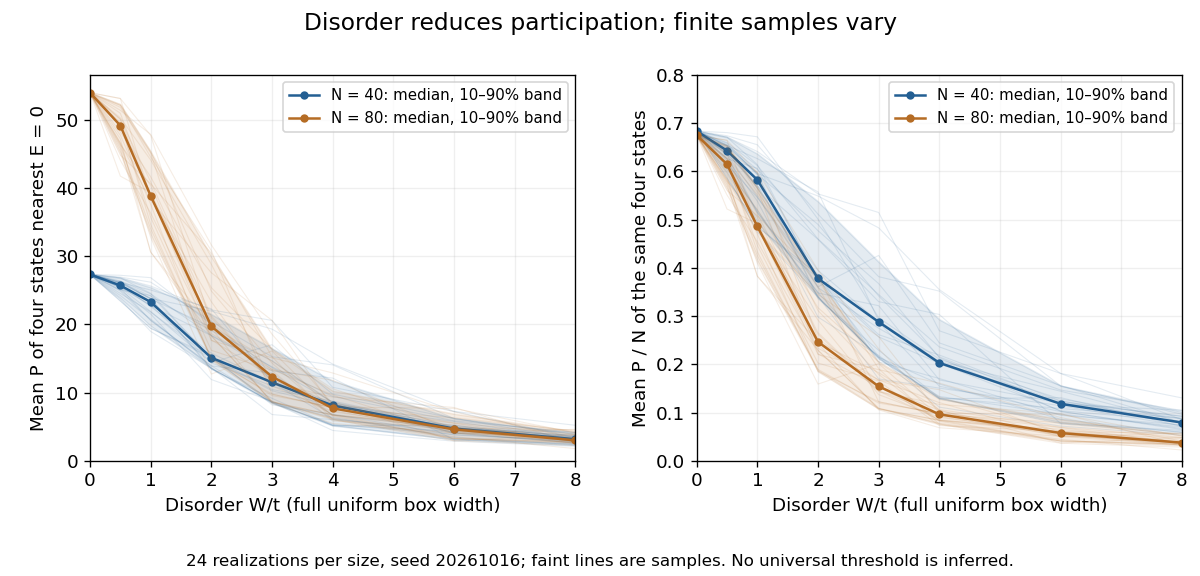

Reproduce this figure in Python.
"""Participation in finite open Anderson chains; no inferred critical disorder.

Python 3.14 / NumPy 2.3.5 / Matplotlib 3.10.7. Run from _media.
Each sample uses the four eigenstates nearest E=0; plotted samples are their
mean participation ratios, not pooled eigenstates. The same underlying
random potential is scaled across W within each realization and size.
"""
import argparse
import json
from pathlib import Path

import matplotlib.pyplot as plt
import numpy as np


def sample_participation(unit_potential, width):
    n = len(unit_potential)
    h = np.diag(width * unit_potential) - np.eye(n, k=1) - np.eye(n, k=-1)
    energy, vectors = np.linalg.eigh(h)
    np.testing.assert_allclose(np.sum(abs(vectors) ** 2, axis=0), 1, atol=2e-14, rtol=0)
    np.testing.assert_allclose(vectors.T @ vectors, np.eye(n), atol=2e-14, rtol=0)
    np.testing.assert_allclose(h @ vectors, vectors * energy, atol=2e-14, rtol=0)
    p = 1 / np.sum(abs(vectors) ** 4, axis=0)
    assert np.all(p >= 1 - 1e-12) and np.all(p <= n + 1e-12)
    return float(np.mean(p[np.argsort(abs(energy), kind='stable')[:4]]))


def main():
    parser = argparse.ArgumentParser(description=__doc__)
    parser.add_argument('--sizes', type=int, nargs='+', default=[40, 80])
    parser.add_argument('--realizations', type=int, default=24)
    parser.add_argument('--seed', type=int, default=20261016)
    args = parser.parse_args()
    if any(not 40 <= n <= 100 or n % 2 for n in args.sizes) or not 4 <= args.realizations <= 64:
        parser.error('sizes must be even in 40..100; realizations must be 4..64')
    widths = np.array([0, 0.5, 1, 2, 3, 4, 6, 8.0])
    plt.rcParams.update({'font.size': 11, 'figure.facecolor': 'white', 'axes.facecolor': 'white'})
    fig, axes = plt.subplots(1, 2, figsize=(10, 4.8))
    fig.suptitle('Disorder reduces participation; finite samples vary', fontsize=14)
    summaries = []
    for i, n in enumerate(args.sizes):
        rng = np.random.default_rng(np.random.SeedSequence([args.seed, n]))
        potentials = rng.uniform(-0.5, 0.5, (args.realizations, n))
        values = np.array([[sample_participation(v, w) for w in widths] for v in potentials])
        np.testing.assert_allclose(values[:, 0], 2 * (n + 1) / 3, atol=2e-12, rtol=0)
        low, mid, high = np.quantile(values, [0.1, 0.5, 0.9], axis=0)
        color = ['#235f93', '#b56c24', '#487542'][i % 3]
        for ax, scale in zip(axes, [1, n]):
            for row in values:
                ax.plot(widths, row / scale, color=color, alpha=0.12, lw=0.65)
            ax.fill_between(widths, low / scale, high / scale, color=color, alpha=0.12)
            ax.plot(widths, mid / scale, 'o-', color=color, label=f'N = {n}: median, 10–90% band', ms=4)
        summaries.append({'N': n, 'median_P': mid.tolist(), 'q10_P': low.tolist(), 'q90_P': high.tolist()})
    axes[0].set_ylabel('Mean P of four states nearest E = 0')
    axes[1].set_ylabel('Mean P / N of the same four states')
    axes[0].set_ylim(bottom=0)
    axes[1].set_ylim(0, 0.8)
    for ax in axes:
        ax.set_xlabel('Disorder W/t (full uniform box width)')
        ax.grid(alpha=0.2)
        ax.legend(fontsize=9, loc='upper right')
        ax.set_xlim(0, 8)
    fig.subplots_adjust(left=0.075, right=0.985, top=0.87, bottom=0.20, wspace=0.25)
    fig.text(0.5, 0.018, f'{args.realizations} realizations per size, seed {args.seed}; faint lines are samples. No universal threshold is inferred.', ha='center', fontsize=10)
    fig.savefig(Path(__file__).stem + '.png', dpi=120, facecolor='white', transparent=False)
    print(json.dumps({'widths': widths.tolist(), 'realizations': args.realizations, 'seed': args.seed,
                      'state_selection': 'four eigenstates closest to E=0, sample mean P',
                      'summaries': summaries, 'checks': ['all eigenvector normalizations', 'orthogonality',
                      'eigenvalue residuals', 'all P bounds', 'analytic clean P for every realization']}))


if __name__ == '__main__':
    main()
